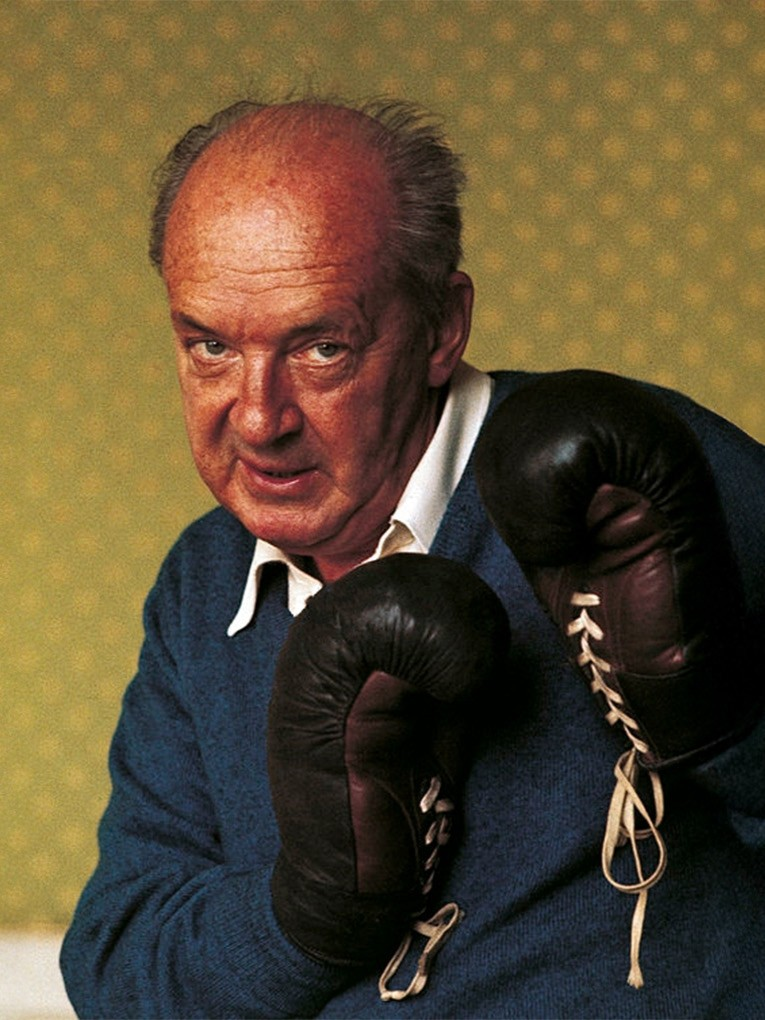
#> input picture inputImage/test.jpg, 765 x 1020 px, found by its file name
$ python MangaToneFilter.py
#> lines starting #> are read from the running program, lines starting #| are printed output that depends on the picture; after the words box and inside, x2 and y2 are one past the last pixel; in counts of white or black regions, pixels touching at a corner belong together
#> further down, test_img is the input picture: shape (1020, 765, 3); mean B, G, R 52, 77, 92
import cv2
import numpy as np
import os


def create_manga_filter(img):
    # 주어진 이미지를 5단계 명암의 망가(Manga) 스타일로 변환합니다.
    h, w = img.shape[:2]
#> h = 1020; w = 765

    # 1. 흑백 변환 및 강력한 노이즈 제거 (Bilateral Filter 활용)
    # 피부 등의 미세한 굴곡을 더 뭉개서 스크린톤이 깔끔하게 입혀지도록 필터 강도 조절 (75 -> 150)
    gray = cv2.cvtColor(img, cv2.COLOR_BGR2GRAY)
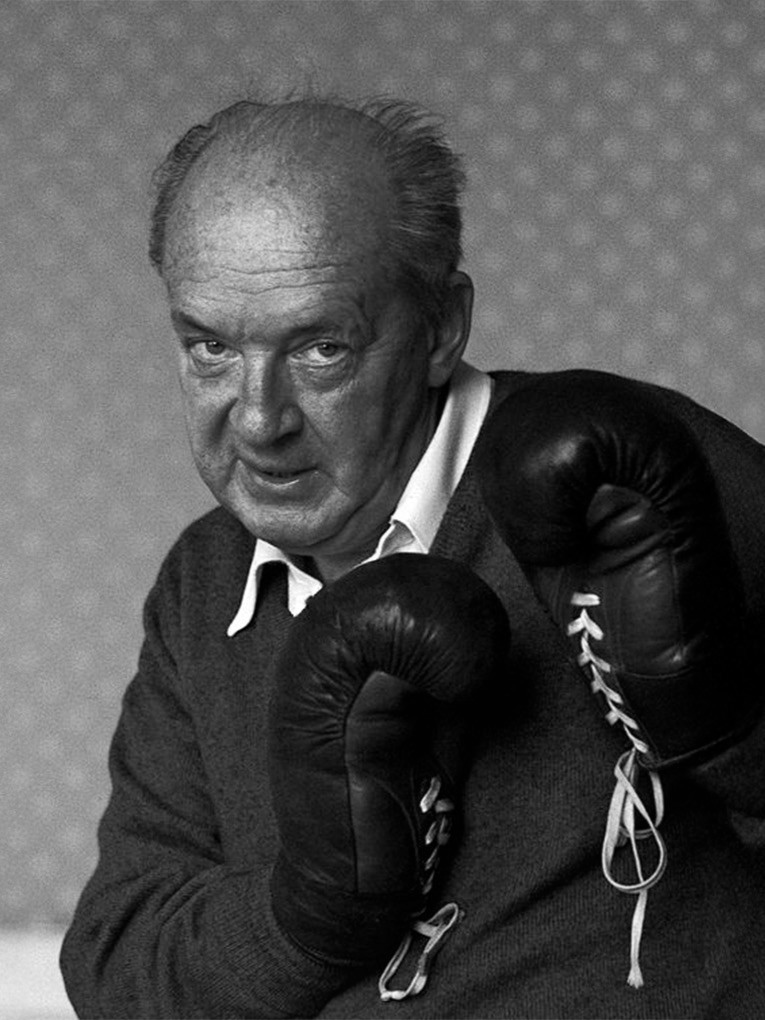
#> gray: shape (1020, 765); min 0, max 255, mean 78.7
    smooth = cv2.bilateralFilter(gray, 9, 150, 150)

    # 2. 외곽선 검출 및 강력한 팽창 (Thick Black Edges)
    edges = cv2.adaptiveThreshold(smooth, 255, cv2.ADAPTIVE_THRESH_MEAN_C, cv2.THRESH_BINARY_INV, 9, 9)
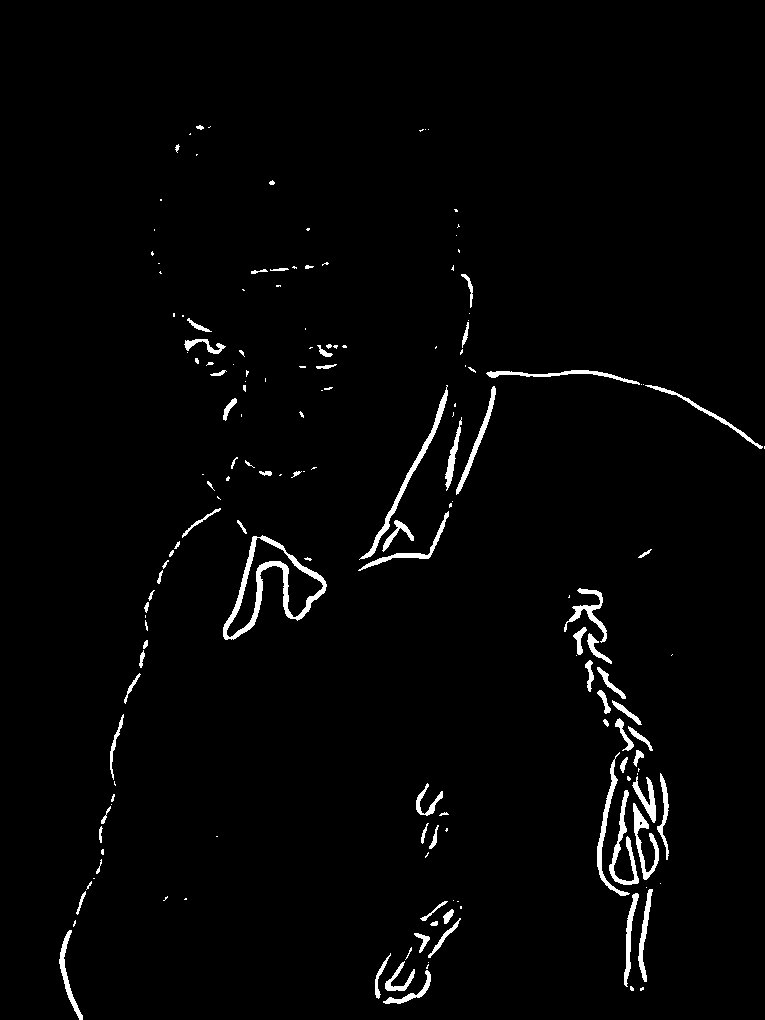
#> edges: shape (1020, 765); 2.1% white; 168 white regions (90 under 20 px), largest, box (x1, y1, x2, y2) and area: (223, 535, 327, 640) 2045, (359, 385, 448, 560) 944, (609, 790, 639, 885) 708

    # 외곽선을 더 강조하기 위해 3x3 커널로 2회 팽창 (iterations=2)
    kernel = np.ones((3, 3), np.uint8)
    thick_edges_inv = cv2.dilate(edges, kernel, iterations=2)
#> thick_edges_inv: shape (1020, 765); 5.2% white; 89 white regions, largest, box (x1, y1, x2, y2) and area: (562, 586, 671, 993) 11673, (221, 533, 329, 642) 4220, (356, 383, 455, 573) 3807
    thick_edges = cv2.bitwise_not(thick_edges_inv)

    # 3. 5단계 명암 분할용 마스크 생성 및 노이즈 정리 (Median Filter 활용)
    # 단계 1: 0 ~ 40 (완전 검정)
    _, m1 = cv2.threshold(smooth, 40, 255, cv2.THRESH_BINARY_INV)
#> m1: shape (1020, 765); 32.6% white; 103 white regions (45 under 20 px), largest, box (x1, y1, x2, y2) and area: (186, 371, 765, 1020) 225957, (371, 202, 470, 472) 11735, (115, 744, 228, 865) 3384
    mask1 = cv2.medianBlur(m1, 3)  # 파편 노이즈 제거
#> mask1: shape (1020, 765); 32.6% white; 78 white regions (21 under 20 px), largest, box (x1, y1, x2, y2) and area: (186, 371, 765, 1020) 226117, (371, 202, 470, 472) 11734, (125, 786, 228, 865) 2594

    # 단계 2: 41 ~ 94 (사선 빗금)
    _, m2_t = cv2.threshold(smooth, 94, 255, cv2.THRESH_BINARY_INV)
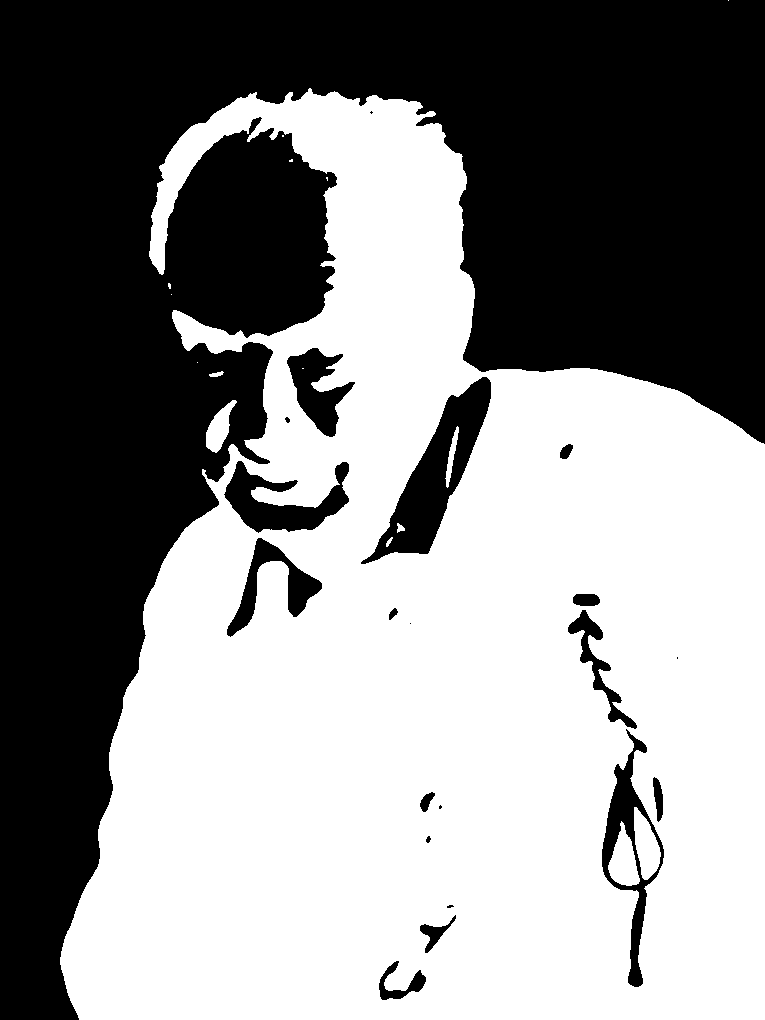
#> m2_t: shape (1020, 765); 54.4% white; 21 black regions (5 under 20 px), largest, box (x1, y1, x2, y2) and area: (0, 0, 765, 1020) 330900, (361, 377, 491, 564) 7804, (224, 461, 349, 533) 4057
    mask2 = cv2.bitwise_xor(mask1, cv2.medianBlur(m2_t, 3))
#> mask2: shape (1020, 765); 21.8% white; 82 white regions (28 under 20 px), largest, box (x1, y1, x2, y2) and area: (60, 88, 765, 1020) 132133, (318, 764, 606, 1020) 14352, (460, 955, 658, 1020) 5922

    # 단계 3: 95 ~ 148 (굵은 점)
    _, m3_t = cv2.threshold(smooth, 148, 255, cv2.THRESH_BINARY_INV)
#> m3_t: shape (1020, 765); 90.8% white; 76 black regions (33 under 20 px), largest, box (x1, y1, x2, y2) and area: (0, 501, 145, 907) 35761, (186, 187, 313, 318) 11821, (0, 915, 77, 1020) 6225
    mask3 = cv2.bitwise_xor(cv2.medianBlur(m2_t, 3), cv2.medianBlur(m3_t, 3))
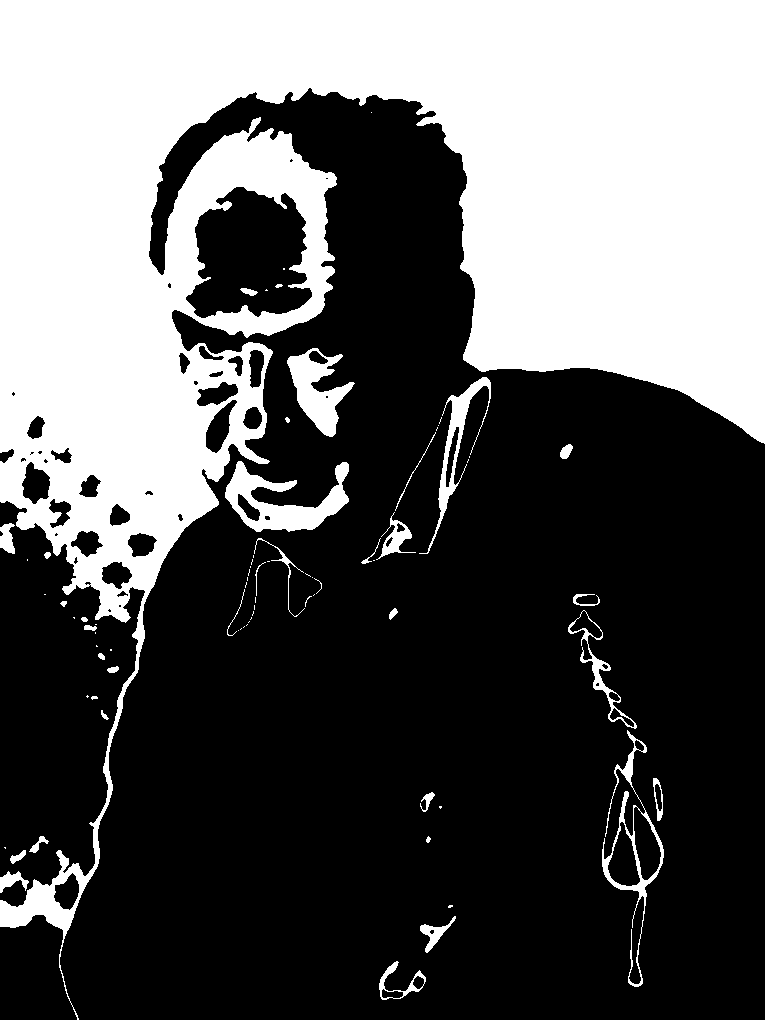
#> mask3: shape (1020, 765); 36.5% white; 76 white regions (41 under 20 px), largest, box (x1, y1, x2, y2) and area: (0, 0, 765, 1020) 269407, (225, 461, 349, 532) 3763, (287, 348, 355, 437) 2715

    # 단계 4: 149 ~ 202 (얇은 점)
    _, m4_t = cv2.threshold(smooth, 202, 255, cv2.THRESH_BINARY_INV)
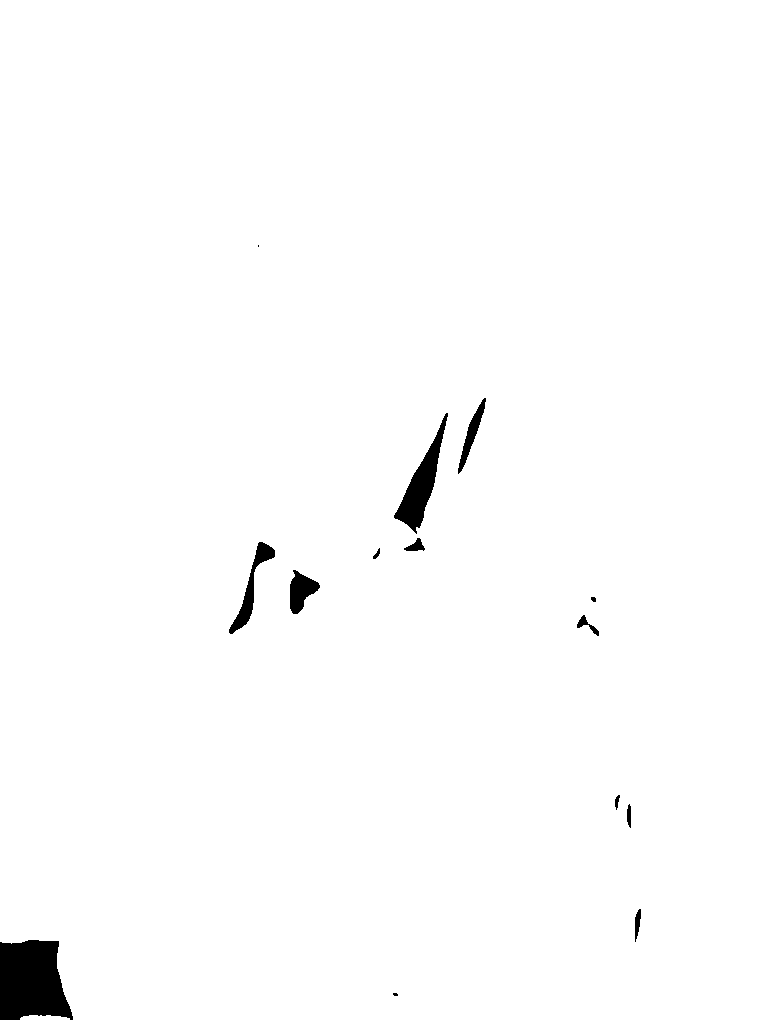
#> m4_t: shape (1020, 765); 98.8% white; 14 black regions (2 under 20 px), largest, box (x1, y1, x2, y2) and area: (0, 940, 73, 1020) 4707, (394, 413, 448, 534) 1976, (229, 542, 275, 634) 940
    mask4 = cv2.bitwise_xor(cv2.medianBlur(m3_t, 3), cv2.medianBlur(m4_t, 3))
#> mask4: shape (1020, 765); 7.9% white; 59 white regions (16 under 20 px), largest, box (x1, y1, x2, y2) and area: (0, 501, 145, 907) 35881, (186, 187, 312, 318) 11832, (392, 400, 452, 553) 1612

    # 단계 5: 203 ~ 255 (완전 하양 - 배경)

    # 4. 스크린톤 패턴 직접 생성 (Numpy 배열 기반 타일링)
    # 패턴 1: 사선 빗금 (Hatching)
    hatch = np.ones((8, 8), dtype=np.uint8) * 255
    for i in range(8): hatch[i, i] = 0
    hatch_bg = np.tile(hatch, (h // 8 + 1, w // 8 + 1))[:h, :w]

    # 패턴 2: 굵은 점 (Dots)
    dots = np.ones((8, 8), dtype=np.uint8) * 255
    cv2.circle(dots, (4, 4), 2, 0, -1)
    dots_bg = np.tile(dots, (h // 8 + 1, w // 8 + 1))[:h, :w]

    # 패턴 3: 얇은 점 (Sparse Dots)
    sparse_dots = np.ones((8, 8), dtype=np.uint8) * 255
    sparse_dots[4, 4] = 0
    sparse_dots_bg = np.tile(sparse_dots, (h // 8 + 1, w // 8 + 1))[:h, :w]

    # 5. 패턴 마스킹 및 합성
    canvas = np.ones_like(gray) * 255

    canvas[mask1 == 255] = 0
    canvas[mask2 == 255] = hatch_bg[mask2 == 255]
#> canvas: shape (1020, 765); 64.7% white; 167 black regions (107 under 20 px), largest, box (x1, y1, x2, y2) and area: (63, 368, 765, 1020) 252292, (271, 91, 477, 486) 17252, (253, 391, 338, 500) 1093
    canvas[mask3 == 255] = dots_bg[mask3 == 255]
    canvas[mask4 == 255] = sparse_dots_bg[mask4 == 255]
#> canvas: shape (1020, 765); 57.1% white; 5431 black regions (5346 under 20 px), largest, box (x1, y1, x2, y2) and area: (63, 368, 765, 1020) 253981, (271, 90, 479, 486) 17553, (248, 391, 338, 503) 1189

    # 6. 최종 합성
    final_manga = cv2.bitwise_and(canvas, thick_edges)
#> final_manga: shape (1020, 765); 54.1% white; 5183 black regions (5125 under 20 px), largest, box (x1, y1, x2, y2) and area: (57, 90, 765, 1020) 295358, (226, 391, 338, 503) 1692, (170, 306, 230, 359) 1057

    return final_manga


if __name__ == '__main__':
    # 이미지 불러오기 (test.jpg)
    test_img = cv2.imread('test.jpg')
    # test_img = cv2.imread('test2.jpg')

    if test_img is None:
        print("이미지를 불러올 수 없습니다. 파일 이름을 확인해주세요.")
        exit()

    # 필터 적용
    result = create_manga_filter(test_img)

    # 결과 저장
    cv2.imwrite('manga_result.jpg', result)
    # cv2.imwrite('manga_result2.jpg', result)

    # 화면 출력 및 크기 조절 (락 효과)
    display_img = result.copy()
    max_h, max_w = 800, 1200
    img_h, img_w = display_img.shape[:2]
#> img_h = 1020; img_w = 765

    if img_h > max_h or img_w > max_w:
        ratio = min(max_h / img_h, max_w / img_w)
#> ratio = 0.784
        display_img = cv2.resize(display_img, None, fx=ratio, fy=ratio, interpolation=cv2.INTER_AREA)
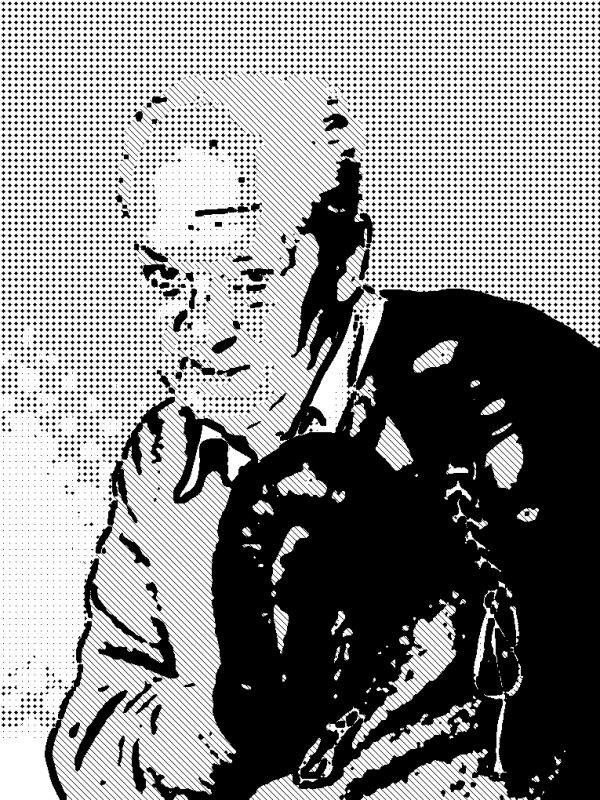
#> display_img: shape (800, 600); min 0, max 255, mean 138.1

    cv2.imshow('Manga Renderer: Result', display_img)
    cv2.waitKey(0)
    cv2.destroyAllWindows()

$ run again, with inputImage/test2.jpg copied over inputImage/test.jpg
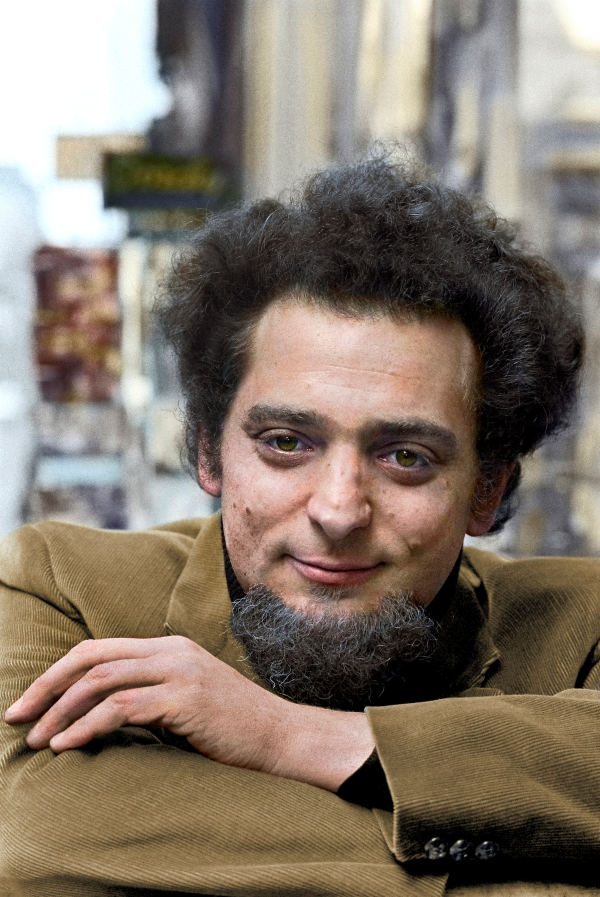
#> input picture inputImage/test2.jpg, 1200 x 1794 px, found by its file name (shown at 1/2 size)
#> test_img is the input picture: shape (1794, 1200, 3); mean B, G, R 105.9, 118.8, 131.6
#> in create_manga_filter, `edges = cv2.adaptiveThreshold(smooth, 255, cv2.ADAPTIVE_THRESH_MEAN_C,..`:
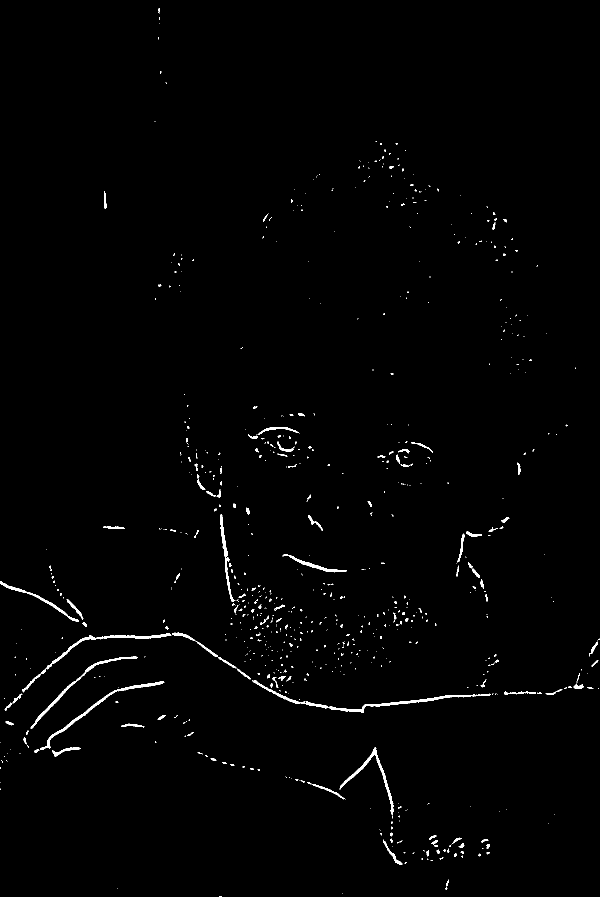
#> edges: shape (1794, 1200) (shown at 1/2 size); 0.97% white; 770 white regions (637 under 20 px), largest, box (x1, y1, x2, y2) and area: (506, 1360, 982, 1425) 2153, (44, 1266, 343, 1384) 1504, (80, 1362, 329, 1500) 1404
#> thick_edges_inv: shape (1794, 1200); 3.2% white; 546 white regions (2 under 20 px), largest, box (x1, y1, x2, y2) and area: (7, 1263, 997, 1427) 10785, (67, 1360, 331, 1515) 3746, (50, 1311, 278, 1472) 2735
#> m1: shape (1794, 1200); 13.5% white; 171 white regions (89 under 20 px), largest, box (x1, y1, x2, y2) and area: (633, 407, 1165, 1066) 99717, (482, 1097, 1008, 1423) 61502, (783, 1630, 1200, 1788) 46561
#> mask1: shape (1794, 1200); 13.5% white; 119 white regions (46 under 20 px), largest, box (x1, y1, x2, y2) and area: (633, 407, 1165, 1066) 99856, (482, 1098, 1007, 1423) 61565, (783, 1630, 1200, 1787) 46593
#> m2_t: shape (1794, 1200); 35.5% white; 163 white regions (100 under 20 px), largest, box (x1, y1, x2, y2) and area: (206, 0, 1200, 1425) 558414, (762, 1586, 1200, 1794) 67266, (13, 1327, 789, 1673) 45352
#> mask2: shape (1794, 1200); 22.1% white; 211 white regions (99 under 20 px), largest, box (x1, y1, x2, y2) and area: (206, 0, 1200, 1425) 333978, (13, 1327, 788, 1672) 26352, (70, 496, 240, 809) 20148
#> m3_t: shape (1794, 1200); 65.9% white; 172 black regions (100 under 20 px), largest, box (x1, y1, x2, y2) and area: (0, 0, 440, 1166) 275660, (495, 0, 867, 409) 115612, (444, 600, 878, 1140) 112574
#> mask3: shape (1794, 1200); 30.3% white; 141 white regions (68 under 20 px), largest, box (x1, y1, x2, y2) and area: (0, 0, 1200, 1794) 468837, (466, 0, 1200, 1246) 125466, (62, 490, 262, 872) 27934
#> m4_t: shape (1794, 1200); 87.4% white; 84 black regions (42 under 20 px), largest, box (x1, y1, x2, y2) and area: (0, 0, 340, 1113) 151021, (1037, 0, 1200, 238) 34456, (718, 0, 861, 278) 27448
#> mask4: shape (1794, 1200); 21.5% white; 120 white regions (47 under 20 px), largest, box (x1, y1, x2, y2) and area: (0, 0, 438, 1166) 99035, (444, 600, 877, 1140) 91503, (495, 0, 867, 409) 85755
#> final_manga: shape (1794, 1200); 75.3% white; 17215 black regions (16694 under 20 px), largest, box (x1, y1, x2, y2) and area: (290, 266, 1175, 1074) 167320, (0, 1009, 1200, 1427) 105053, (762, 1591, 1200, 1794) 50529
#> `display_img = cv2.resize(display_img, None, fx=ratio, fy=ratio, interp..`:
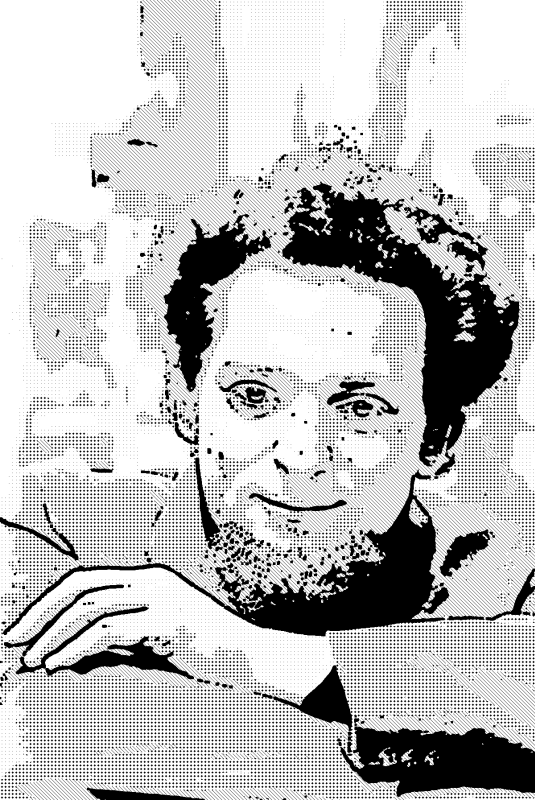
#> display_img: shape (800, 535); min 0, max 255, mean 192.1
